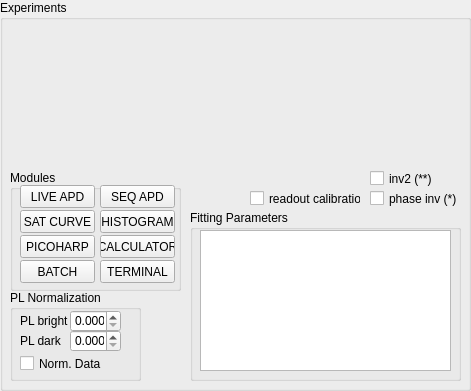
    <widget class="QGroupBox" name="groupBox_expinfo">
     <property name="geometry">
      <rect>
       <x>830</x>
       <y>460</y>
       <width>471</width>
       <height>391</height>
      </rect>
     </property>
     <property name="title">
      <string>Experiments</string>
     </property>
     <widget class="QLabel" name="label_pb_disp">
      <property name="geometry">
       <rect>
        <x>35</x>
        <y>0</y>
        <width>401</width>
        <height>201</height>
       </rect>
      </property>
      <property name="text">
       <string/>
      </property>
     </widget>
     <widget class="QGroupBox" name="groupBox_modules">
      <property name="geometry">
       <rect>
        <x>10</x>
        <y>170</y>
        <width>171</width>
        <height>121</height>
       </rect>
      </property>
      <property name="title">
       <string>Modules</string>
      </property>
      <widget class="QPushButton" name="btn_widget_liveapd">
       <property name="geometry">
        <rect>
         <x>10</x>
         <y>15</y>
         <width>75</width>
         <height>23</height>
        </rect>
       </property>
       <property name="text">
        <string>LIVE APD</string>
       </property>
       <property name="checkable">
        <bool>true</bool>
       </property>
      </widget>
      <widget class="QPushButton" name="btn_widget_seqapd">
       <property name="geometry">
        <rect>
         <x>90</x>
         <y>15</y>
         <width>75</width>
         <height>23</height>
        </rect>
       </property>
       <property name="text">
        <string>SEQ APD</string>
       </property>
       <property name="checkable">
        <bool>true</bool>
       </property>
      </widget>
      <widget class="QPushButton" name="btn_widget_satcurve">
       <property name="geometry">
        <rect>
         <x>10</x>
         <y>40</y>
         <width>75</width>
         <height>23</height>
        </rect>
       </property>
       <property name="text">
        <string>SAT CURVE</string>
       </property>
       <property name="checkable">
        <bool>true</bool>
       </property>
      </widget>
      <widget class="QPushButton" name="btn_widget_histogram">
       <property name="geometry">
        <rect>
         <x>90</x>
         <y>40</y>
         <width>75</width>
         <height>23</height>
        </rect>
       </property>
       <property name="text">
        <string>HISTOGRAM</string>
       </property>
       <property name="checkable">
        <bool>true</bool>
       </property>
      </widget>
      <widget class="QPushButton" name="btn_widget_picoharp">
       <property name="geometry">
        <rect>
         <x>10</x>
         <y>65</y>
         <width>75</width>
         <height>23</height>
        </rect>
       </property>
       <property name="text">
        <string>PICOHARP</string>
       </property>
       <property name="checkable">
        <bool>true</bool>
       </property>
      </widget>
      <widget class="QPushButton" name="btn_widget_calculator">
       <property name="geometry">
        <rect>
         <x>90</x>
         <y>65</y>
         <width>75</width>
         <height>23</height>
        </rect>
       </property>
       <property name="text">
        <string>CALCULATOR</string>
       </property>
       <property name="checkable">
        <bool>true</bool>
       </property>
      </widget>
      <widget class="QPushButton" name="btn_widget_batch">
       <property name="geometry">
        <rect>
         <x>10</x>
         <y>90</y>
         <width>75</width>
         <height>23</height>
        </rect>
       </property>
       <property name="text">
        <string>BATCH</string>
       </property>
       <property name="checkable">
        <bool>true</bool>
       </property>
      </widget>
      <widget class="QPushButton" name="btn_widget_terminal">
       <property name="geometry">
        <rect>
         <x>90</x>
         <y>90</y>
         <width>75</width>
         <height>23</height>
        </rect>
       </property>
       <property name="text">
        <string>TERMINAL</string>
       </property>
       <property name="checkable">
        <bool>true</bool>
       </property>
      </widget>
     </widget>
     <widget class="QGroupBox" name="groupBox_plnorm">
      <property name="geometry">
       <rect>
        <x>10</x>
        <y>290</y>
        <width>131</width>
        <height>91</height>
       </rect>
      </property>
      <property name="title">
       <string>PL Normalization</string>
      </property>
      <widget class="QDoubleSpinBox" name="dbl_plnorm_bright">
       <property name="geometry">
        <rect>
         <x>60</x>
         <y>20</y>
         <width>51</width>
         <height>22</height>
        </rect>
       </property>
       <property name="specialValueText">
        <string/>
       </property>
       <property name="decimals">
        <number>3</number>
       </property>
      </widget>
      <widget class="QDoubleSpinBox" name="dbl_plnorm_dark">
       <property name="geometry">
        <rect>
         <x>60</x>
         <y>40</y>
         <width>51</width>
         <height>22</height>
        </rect>
       </property>
       <property name="decimals">
        <number>3</number>
       </property>
      </widget>
      <widget class="QLabel" name="label_plnorm_bright">
       <property name="geometry">
        <rect>
         <x>10</x>
         <y>20</y>
         <width>61</width>
         <height>22</height>
        </rect>
       </property>
       <property name="text">
        <string>PL bright</string>
       </property>
      </widget>
      <widget class="QLabel" name="label_plnorm_dark">
       <property name="geometry">
        <rect>
         <x>10</x>
         <y>40</y>
         <width>61</width>
         <height>22</height>
        </rect>
       </property>
       <property name="text">
        <string>PL dark</string>
       </property>
      </widget>
      <widget class="QCheckBox" name="chkbx_plnorm">
       <property name="geometry">
        <rect>
         <x>10</x>
         <y>65</y>
         <width>101</width>
         <height>17</height>
        </rect>
       </property>
       <property name="text">
        <string>Norm. Data</string>
       </property>
      </widget>
     </widget>
     <widget class="QGroupBox" name="groupBox_fits">
      <property name="geometry">
       <rect>
        <x>190</x>
        <y>210</y>
        <width>271</width>
        <height>171</height>
       </rect>
      </property>
      <property name="title">
       <string>Fitting Parameters</string>
      </property>
      <widget class="QTextBrowser" name="disp_fits">
       <property name="geometry">
        <rect>
         <x>10</x>
         <y>20</y>
         <width>251</width>
         <height>141</height>
        </rect>
       </property>
      </widget>
     </widget>
     <widget class="QCheckBox" name="chkbx_readoutcal">
      <property name="geometry">
       <rect>
        <x>250</x>
        <y>190</y>
        <width>111</width>
        <height>17</height>
       </rect>
      </property>
      <property name="layoutDirection">
       <enum>Qt::LeftToRight</enum>
      </property>
      <property name="text">
       <string>readout calibration</string>
      </property>
     </widget>
     <widget class="QCheckBox" name="chkbx_inv2">
      <property name="geometry">
       <rect>
        <x>370</x>
        <y>170</y>
        <width>91</width>
        <height>17</height>
       </rect>
      </property>
      <property name="layoutDirection">
       <enum>Qt::LeftToRight</enum>
      </property>
      <property name="text">
       <string>inv2 (**)</string>
      </property>
     </widget>
     <widget class="QCheckBox" name="chkbx_inv">
      <property name="geometry">
       <rect>
        <x>370</x>
        <y>190</y>
        <width>91</width>
        <height>17</height>
       </rect>
      </property>
      <property name="layoutDirection">
       <enum>Qt::LeftToRight</enum>
      </property>
      <property name="text">
       <string>phase inv (*)</string>
      </property>
     </widget>
    </widget>
